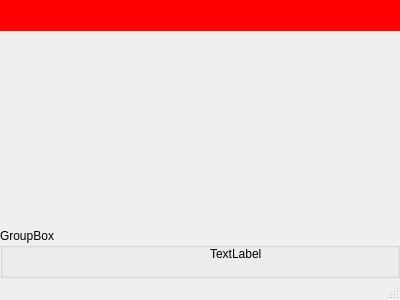
<?xml version="1.0" encoding="UTF-8"?>
<ui version="4.0">
 <class>MainWindow</class>
 <widget class="QMainWindow" name="MainWindow">
  <property name="geometry">
   <rect>
    <x>0</x>
    <y>0</y>
    <width>400</width>
    <height>300</height>
   </rect>
  </property>
  <property name="windowTitle">
   <string>MainWindow</string>
  </property>
  <widget class="QWidget" name="centralWidget">
   <property name="styleSheet">
    <string notr="true"/>
   </property>
   <layout class="QVBoxLayout" name="verticalLayout">
    <property name="leftMargin">
     <number>0</number>
    </property>
    <property name="topMargin">
     <number>0</number>
    </property>
    <property name="rightMargin">
     <number>0</number>
    </property>
    <property name="bottomMargin">
     <number>0</number>
    </property>
    <item>
     <widget class="QWidget" name="horizontalWidget" native="true">
      <property name="styleSheet">
       <string notr="true">background-color: rgb(255, 0, 0);</string>
      </property>
      <layout class="QHBoxLayout" name="horizontalLayout">
       <property name="bottomMargin">
        <number>20</number>
       </property>
      </layout>
     </widget>
    </item>
    <item>
     <spacer name="verticalSpacer">
      <property name="orientation">
       <enum>Qt::Vertical</enum>
      </property>
      <property name="sizeHint" stdset="0">
       <size>
        <width>20</width>
        <height>40</height>
       </size>
      </property>
     </spacer>
    </item>
    <item>
     <widget class="QGroupBox" name="groupBox">
      <property name="sizePolicy">
       <sizepolicy hsizetype="Minimum" vsizetype="Preferred">
        <horstretch>0</horstretch>
        <verstretch>0</verstretch>
       </sizepolicy>
      </property>
      <property name="minimumSize">
       <size>
        <width>50</width>
        <height>50</height>
       </size>
      </property>
      <property name="title">
       <string>GroupBox</string>
      </property>
      <property name="checkable">
       <bool>false</bool>
      </property>
      <widget class="QLabel" name="label">
       <property name="geometry">
        <rect>
         <x>210</x>
         <y>20</y>
         <width>54</width>
         <height>12</height>
        </rect>
       </property>
       <property name="text">
        <string>TextLabel</string>
       </property>
      </widget>
     </widget>
    </item>
   </layout>
  </widget>
  <widget class="QStatusBar" name="statusBar"/>
 </widget>
 <layoutdefault spacing="6" margin="11"/>
 <resources/>
 <connections/>
</ui>
